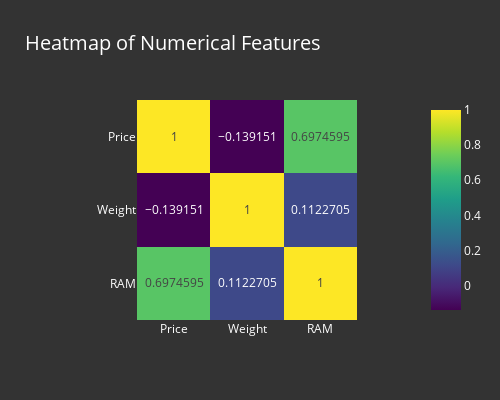

The notebook cell saved with this chart:
### Code cell
import plotly.express as px
import pandas as pd

# Select numerical columns for heatmap
numerical_cols = ['Price', 'Weight', 'RAM']  # Adjust as necessary

# Create correlation matrix
correlation_matrix = akv16[numerical_cols].corr()

# Create heatmap using Plotly
fig = px.imshow(correlation_matrix,
                text_auto=True,
                color_continuous_scale='Viridis',
                title='Heatmap of Numerical Features',
                width=500,  # Set the width
                height=400)  # Set the height)

fig.update_layout(
plot_bgcolor='rgba(0, 0, 0, 0)',  # Transparent background for the plot itself
    paper_bgcolor='rgb(51,51,51)',  # Dark background color for the whole chart
    font_color='white',  # Set font color to white for better contrast
    title_font=dict(size=20, color='white'),
)

# Save the heatmap to HTML
fig.write_html('7.html')

# Show the plot (optional)
fig.show()

### Figure 1 — Plotly figure (JSON) as saved in the notebook; plotly's stock layout.template omitted (floating-point values rounded to 4 significant figures)
{"data": [{"coloraxis": "coloraxis", "hovertemplate": "x: %{x}<br>y: %{y}<br>color: %{z}<extra></extra>", "name": "0", "texttemplate": "%{z}", "type": "heatmap", "x": ["Price", "Weight", "RAM"], "xaxis": "x", "y": ["Price", "Weight", "RAM"], "yaxis": "y", "z": [[1, -0.1392, 0.6975], [-0.1392, 1, 0.1123], [0.6975, 0.1123, 1]]}], "layout": {"coloraxis": {"colorscale": [[0, "#440154"], [0.1111, "#482878"], [0.2222, "#3e4989"], [0.3333, "#31688e"], [0.4444, "#26828e"], [0.5556, "#1f9e89"], [0.6667, "#35b779"], [0.7778, "#6ece58"], [0.8889, "#b5de2b"], [1, "#fde725"]]}, "font": {"color": "white"}, "height": 400, "paper_bgcolor": "rgb(51,51,51)", "plot_bgcolor": "rgba(0, 0, 0, 0)", "title": {"font": {"color": "white", "size": 20}, "text": "Heatmap of Numerical Features"}, "width": 500, "xaxis": {"anchor": "y", "constrain": "domain", "domain": [0, 1], "scaleanchor": "y"}, "yaxis": {"anchor": "x", "autorange": "reversed", "constrain": "domain", "domain": [0, 1]}}}
